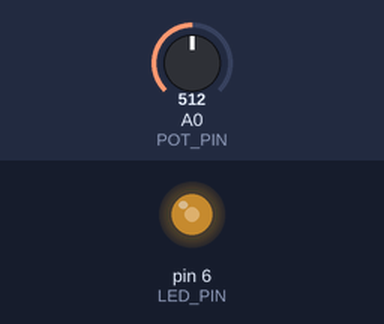
Bench run of a sketch on a simulated Arduino Uno, built with avr-gcc and run on an emulated ATmega328P. Shown: output pins drawn as LEDs (lit = HIGH). The test bench sets the inputs (shaded band); at power-on: A0 (POT_PIN) = 512.

Above: at 1.2 s.
1.3 s: A0 (POT_PIN) set to 716
At 1.8 s:
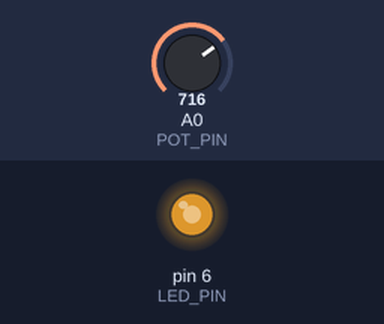
2.8 s: A0 (POT_PIN) set to 900
At 4.0 s:
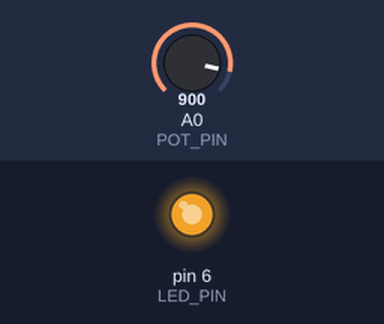
4.3 s: A0 (POT_PIN) set to 122
At 5.3 s:
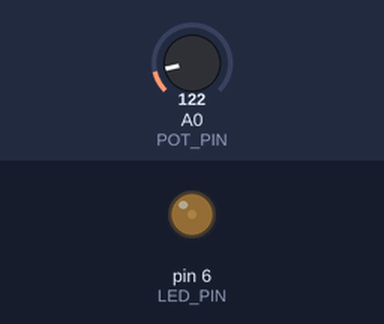
5.8 s: A0 (POT_PIN) set to 0
At 6.4 s:
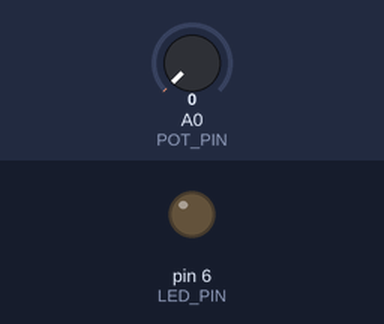
Timing chart, 0 to 8.3 s (numbered marks = the images above; inputs shaded):
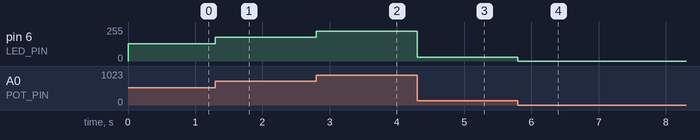

Measured:
- after the input at 1.3 s, pin 6 (LED_PIN): 128/255 → 179/255 at once
- after the input at 2.8 s, pin 6 (LED_PIN): 179/255 → 225/255 at once
- after the input at 4.3 s, pin 6 (LED_PIN): 225/255 → 30/255 at once
- after the input at 5.8 s, pin 6 (LED_PIN): 30/255 → 0/255 at once

The sketch:

VariableResistor.ino
```cpp
/**
 * Светодиод нужно подключить к пину "ШИМ", для того,
 * чтобы можно было подавать определённое напряжение.
 * На arduino такие пины обозначаются символом "~"
 */
#define LED_PIN 6

/**
 * Потенциометр подключаем к аналоговому выходу "0".
 * Перед "0" не обезательно писать букву "А", но так
 * легче понять, что это аналоговый пин.
 */
#define POT_PIN A0


void setup() {
    pinMode(LED_PIN, OUTPUT);
}

void loop() {
    //Считываем значение с потенциометра.
    int value = analogRead(POT_PIN);

    //Устанавливаем для светодиода значение, которое мы считали с потенциометра.
    //Так как аналоговый выход считывает значения в диапазоне 0...1023, а
    //А задать значение можно только в диапазоне от 0...255, то делим значение на 4.
    analogWrite(LED_PIN, value/4);
}
```
